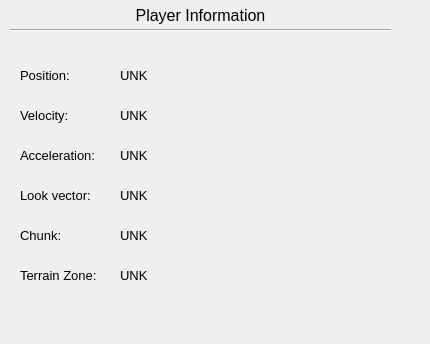
<?xml version="1.0" encoding="UTF-8"?>
<ui version="4.0">
 <class>PlayerInfo</class>
 <widget class="QWidget" name="PlayerInfo">
  <property name="geometry">
   <rect>
    <x>0</x>
    <y>0</y>
    <width>430</width>
    <height>344</height>
   </rect>
  </property>
  <property name="windowTitle">
   <string>Form</string>
  </property>
  <widget class="Line" name="line">
   <property name="geometry">
    <rect>
     <x>10</x>
     <y>20</y>
     <width>381</width>
     <height>20</height>
    </rect>
   </property>
   <property name="orientation">
    <enum>Qt::Orientation::Horizontal</enum>
   </property>
  </widget>
  <widget class="QLabel" name="label">
   <property name="geometry">
    <rect>
     <x>10</x>
     <y>0</y>
     <width>381</width>
     <height>31</height>
    </rect>
   </property>
   <property name="font">
    <font>
     <pointsize>12</pointsize>
    </font>
   </property>
   <property name="text">
    <string>Player Information</string>
   </property>
   <property name="alignment">
    <set>Qt::AlignmentFlag::AlignCenter</set>
   </property>
  </widget>
  <widget class="QLabel" name="label_2">
   <property name="geometry">
    <rect>
     <x>20</x>
     <y>60</y>
     <width>71</width>
     <height>31</height>
    </rect>
   </property>
   <property name="font">
    <font>
     <pointsize>10</pointsize>
    </font>
   </property>
   <property name="text">
    <string>Position:</string>
   </property>
  </widget>
  <widget class="QLabel" name="posLabel">
   <property name="geometry">
    <rect>
     <x>120</x>
     <y>60</y>
     <width>271</width>
     <height>31</height>
    </rect>
   </property>
   <property name="font">
    <font>
     <pointsize>10</pointsize>
    </font>
   </property>
   <property name="text">
    <string>UNK</string>
   </property>
  </widget>
  <widget class="QLabel" name="label_4">
   <property name="geometry">
    <rect>
     <x>20</x>
     <y>100</y>
     <width>71</width>
     <height>31</height>
    </rect>
   </property>
   <property name="font">
    <font>
     <pointsize>10</pointsize>
    </font>
   </property>
   <property name="text">
    <string>Velocity:</string>
   </property>
  </widget>
  <widget class="QLabel" name="velLabel">
   <property name="geometry">
    <rect>
     <x>120</x>
     <y>100</y>
     <width>271</width>
     <height>31</height>
    </rect>
   </property>
   <property name="font">
    <font>
     <pointsize>10</pointsize>
    </font>
   </property>
   <property name="text">
    <string>UNK</string>
   </property>
  </widget>
  <widget class="QLabel" name="label_6">
   <property name="geometry">
    <rect>
     <x>20</x>
     <y>140</y>
     <width>81</width>
     <height>31</height>
    </rect>
   </property>
   <property name="font">
    <font>
     <pointsize>10</pointsize>
    </font>
   </property>
   <property name="text">
    <string>Acceleration:</string>
   </property>
  </widget>
  <widget class="QLabel" name="accLabel">
   <property name="geometry">
    <rect>
     <x>120</x>
     <y>140</y>
     <width>271</width>
     <height>31</height>
    </rect>
   </property>
   <property name="font">
    <font>
     <pointsize>10</pointsize>
    </font>
   </property>
   <property name="text">
    <string>UNK</string>
   </property>
  </widget>
  <widget class="QLabel" name="lookLabel">
   <property name="geometry">
    <rect>
     <x>120</x>
     <y>180</y>
     <width>271</width>
     <height>31</height>
    </rect>
   </property>
   <property name="font">
    <font>
     <pointsize>10</pointsize>
    </font>
   </property>
   <property name="text">
    <string>UNK</string>
   </property>
  </widget>
  <widget class="QLabel" name="label_9">
   <property name="geometry">
    <rect>
     <x>20</x>
     <y>180</y>
     <width>81</width>
     <height>31</height>
    </rect>
   </property>
   <property name="font">
    <font>
     <pointsize>10</pointsize>
    </font>
   </property>
   <property name="text">
    <string>Look vector:</string>
   </property>
  </widget>
  <widget class="QLabel" name="label_10">
   <property name="geometry">
    <rect>
     <x>20</x>
     <y>220</y>
     <width>81</width>
     <height>31</height>
    </rect>
   </property>
   <property name="font">
    <font>
     <pointsize>10</pointsize>
    </font>
   </property>
   <property name="text">
    <string>Chunk:</string>
   </property>
  </widget>
  <widget class="QLabel" name="chunkLabel">
   <property name="geometry">
    <rect>
     <x>120</x>
     <y>220</y>
     <width>271</width>
     <height>31</height>
    </rect>
   </property>
   <property name="font">
    <font>
     <pointsize>10</pointsize>
    </font>
   </property>
   <property name="text">
    <string>UNK</string>
   </property>
  </widget>
  <widget class="QLabel" name="label_11">
   <property name="geometry">
    <rect>
     <x>20</x>
     <y>260</y>
     <width>91</width>
     <height>31</height>
    </rect>
   </property>
   <property name="font">
    <font>
     <pointsize>10</pointsize>
    </font>
   </property>
   <property name="text">
    <string>Terrain Zone:</string>
   </property>
  </widget>
  <widget class="QLabel" name="zoneLabel">
   <property name="geometry">
    <rect>
     <x>120</x>
     <y>260</y>
     <width>271</width>
     <height>31</height>
    </rect>
   </property>
   <property name="font">
    <font>
     <pointsize>10</pointsize>
    </font>
   </property>
   <property name="text">
    <string>UNK</string>
   </property>
  </widget>
 </widget>
 <resources/>
 <connections/>
</ui>
